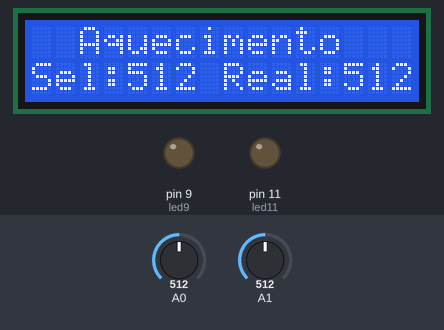
A sketch run on a simulated Arduino Uno, built with avr-gcc and run on an emulated ATmega328P. Shown: 16×2 character LCD, output pins drawn as LEDs (lit = HIGH). Inputs (shaded band) come from the test bench; at power-on: A0 = 512, A1 = 512.

Above: at 1.2 s.
1.3 s: A0 set to 716
At 1.65 s:
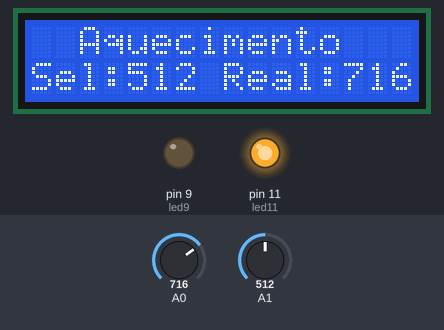
3.7 s: A1 set to 704
At 3.91 s:
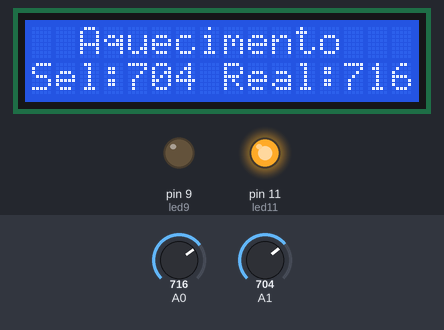
5.2 s: A1 set to 727
At 5.53 s:
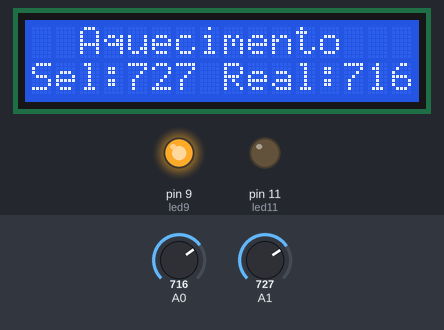
7.6 s: A1 set to 716
At 8.8 s:
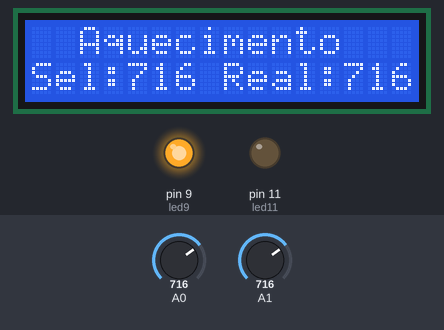
9.1 s: A0 set to 735
At 9.49 s:
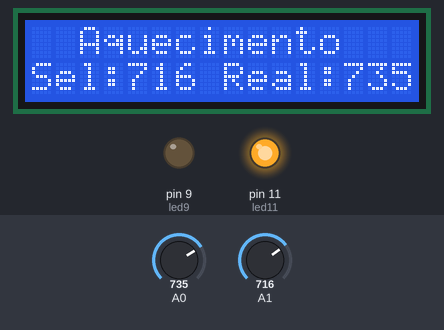
10.6 s: A0 set to 900
At 10.89 s:
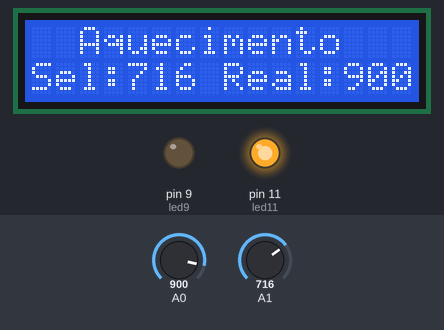
Timing chart, 0 to 13.1 s (numbered marks = the images above; inputs shaded):
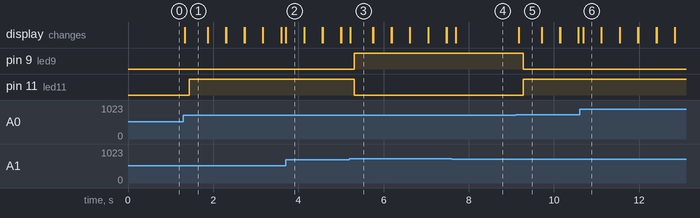

Measured:
- the behaviour switches between 716 and 717 on A1 (found by bisection; images 2 and 3)
- the behaviour switches between 716 and 717 on A0 (found by bisection; images 4 and 5)
- after the input at 1.3 s, pin 11 (led11): LOW → HIGH after 0.14 s; the display: changes at once (image 1)
- after the input at 3.7 s, the display: changes at once (image 2)
- after the input at 5.2 s, pin 9 (led9): LOW → HIGH after 0.12 s; pin 11 (led11): HIGH → LOW after 0.12 s; the display: changes at once (image 3)
- after the input at 7.6 s, the display: changes after 0.10 s (image 4)
- after the input at 9.1 s, pin 9 (led9): HIGH → LOW after 0.17 s; pin 11 (led11): LOW → HIGH after 0.17 s; the display: changes after 0.07 s (image 5)
- after the input at 10.6 s, the display: changes after 0.08 s (image 6)

The sketch:

atividade_avaliativa_p21.ino
```cpp
// Atividade Avaliativa P2 // Jaine Sena //
// Indicador de temperatura de uma autoclave //

#include <LiquidCrystal.h>

LiquidCrystal lcd(7,6,5,4,3,2);
int led9 = 9;
int led11 = 11;
int Ch = 12;
int temp; // Sensor de temperatura
int pot; // Potenciometro

void setup()
{
  pinMode(9,OUTPUT); // Led Verde (Acende quando liga)
  pinMode(11,OUTPUT); // Led Verde (Acende quando liga)
  pinMode (12, INPUT); // Chave / Liga o termometro
  lcd.begin(16,2); // LDC
}

void loop()
{
   	temp = analogRead(A0);
  	pot = analogRead(A1);
  	lcd.setCursor(0, 0);
  	lcd.print("  Aquecimento");
  	lcd.setCursor(0, 1);
  	lcd.print("Sel:    Real:   ");
  	lcd.setCursor(4, 1);
  	lcd.print(pot);
  	//pwm = map(x, 0, 1023, 0, 255);
  	//analogWrite(led, pwm);
 	lcd.setCursor(13, 1);
  	lcd.print(temp);
  	delay(100);
  	//lcd.clear();

  if (temp < pot)
  {
    digitalWrite(led9, HIGH);
    digitalWrite(led11, LOW);
    lcd.clear();
  }

 else if (temp > pot)
  {
    digitalWrite(led9, LOW);
    digitalWrite(led11, HIGH);
    lcd.clear();
}
}
```
